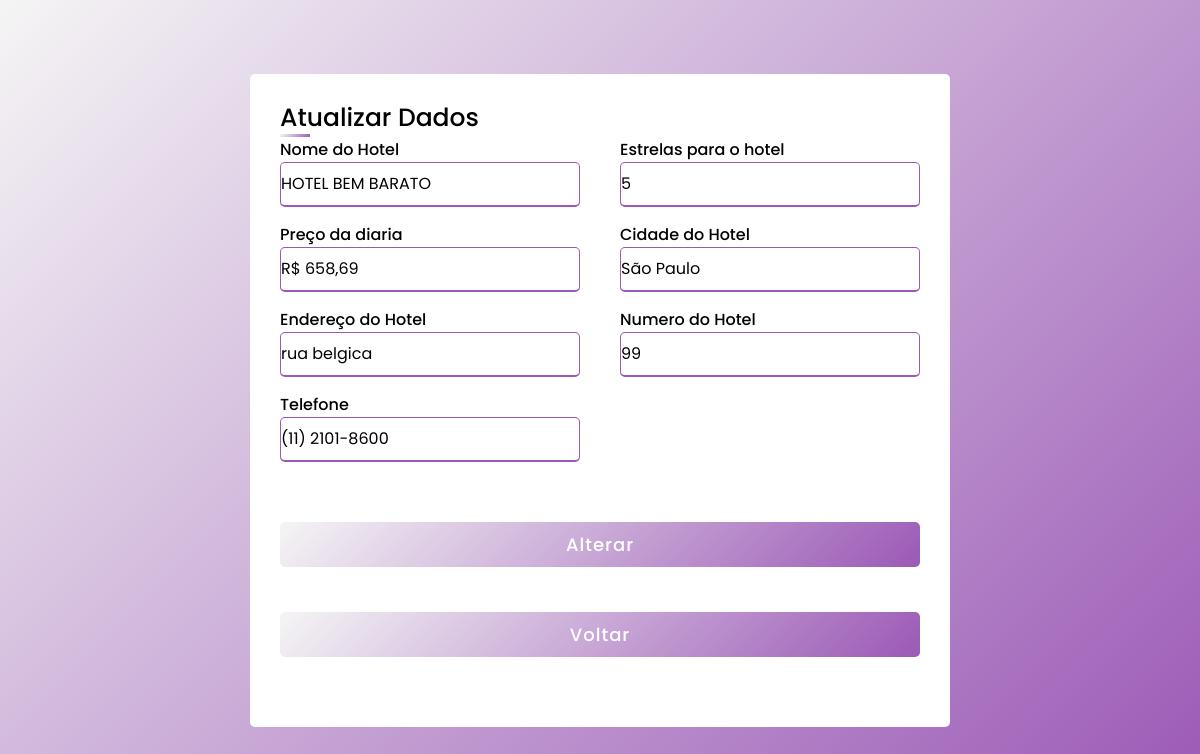
The page /atualizar/1 on the database as committed earlier.
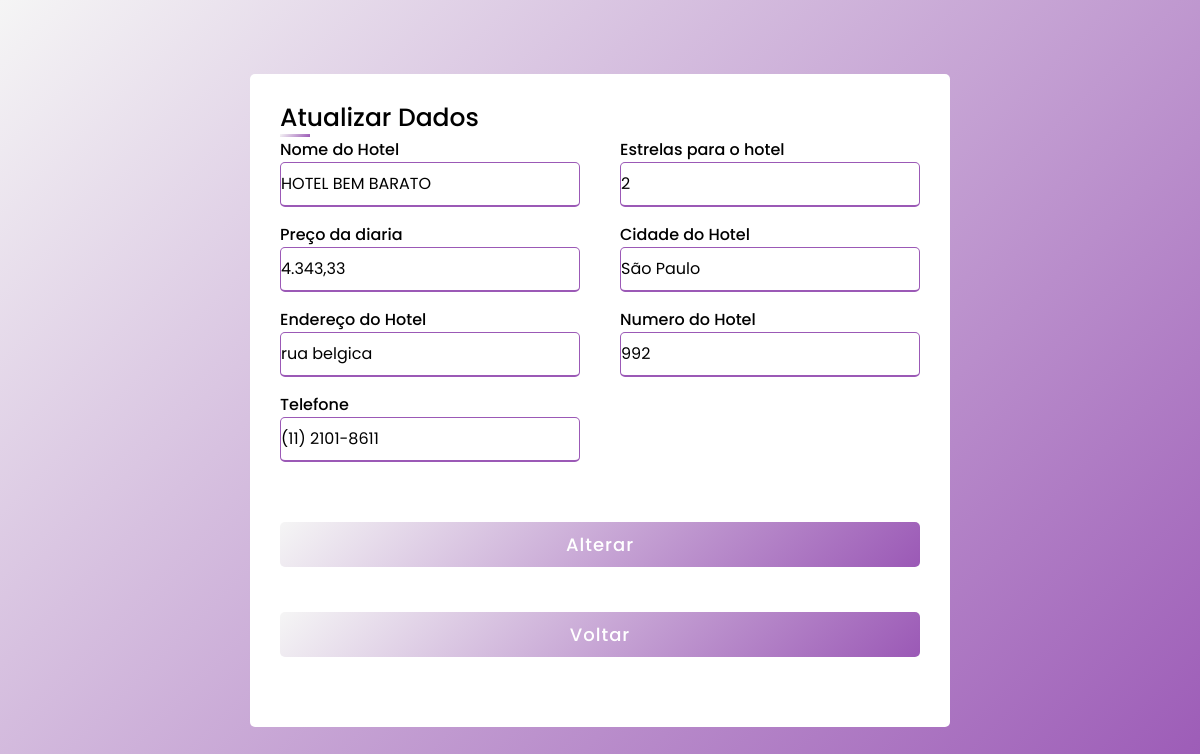
The same page on the database as committed later.
### app.py (models this page shows, shortened)
class HotelModel (banco.Model):
    __tablename__ = 'hoteis'
    hotel_id = banco.Column(banco.Integer, primary_key=True, autoincrement=True)
    nome = banco.Column(banco.String(80), nullable=False)
    estrela = banco.Column(banco.String(4), nullable=False)
    diaria = banco.Column(banco.String(10), nullable=False)
    cidade = banco.Column(banco.String(80), nullable=False)
    endereco = banco.Column(banco.String(100), nullable=False)
    numero = banco.Column(banco.Integer, nullable=False)
    cnpj = banco.Column(banco.String(18), unique=True)
    telefone_contato = banco.Column(banco.String(15), nullable=False)

### app.py (the view, shortened to what this page needs)
@app.route("/atualizar/<int:id>", methods=['GET', 'POST'])
def atualizar(id):
    hotel = HotelModel.query.filter_by(hotel_id=id).first()
    return render_template("atualizar.html", hotel=hotel)

### templates/atualizar.html (shortened to what this page needs)
<!DOCTYPE html>
<html>
<head>
    <link rel="stylesheet" href="{{ url_for('static', filename='css/styleregistros.css') }}">
</head>
<body>
<div class="container">
    <div class="title">Atualizar Dados</div>
            <form action="" method="POST" id="formulario">
                <div class="user-details">
                    <div class="input-box">
                        <span class="details">Nome do Hotel</span>
                        <input type="text" name="nome" placeholder="Nome do Hotel" value="{{ hotel.nome}}">
                    </div>
                    <div class="input-box">
                        <span class="details">Estrelas para o hotel</span>
                        <input type="text" name="estrela" placeholder="Estrelas do Hotel" value="{{ hotel.estrela }}" oninput="validarEntrada(event)">
                    </div>
                    <div class="input-box">
                        <span class="details">Preço da diaria</span>
                        <input ttype="text" name="diaria" id="diaria" placeholder="Valor da Diaria" value="{{ hotel.diaria}}">
                    </div>
                    <div class="input-box">
                        <span class="details">Cidade do Hotel</span>
                        <input type="text" name="cidade" placeholder="Digite a cidade" value="{{ hotel.cidade}}">
                    </div>
                    <div class="input-box">
                        <span class="details">Endereço do Hotel</span>
                        <input type="text" name="endereco" placeholder="Digite o endereço do Hotel " value="{{ hotel.endereco }}">
                    </div>
                    <div class="input-box">
                        <span class="details">Numero do Hotel</span>
                        <input type="number" oninput="limitarDigitos(this, 4)" name="numero" placeholder="Digite o numero do endereço do Hotel" value="{{ hotel.numero }}">
                    </div>
                    <div class="input-box">
                        <span class="details">Telefone</span>
                        <input type="text"  name="telefone_contato" id="telefone" placeholder="(XX) XXXX-XXXX" required maxlength="14" value="{{ hotel.telefone_contato }}">
                    </div>
                </div>
            <div class="button">
                <input type="submit" value="Alterar">
            </div>
                <div class="button2">
                <input type="submit" onclick="location.href = 'http://127.0.0.1:5000/lista';" value="Voltar">
            </div>
            </form>
</div>
</body>
</html>

Rows that differ between the two databases and show on the page:
changed HotelModel "HOTEL BEM BARATO": estrela "5" → "2"; diaria "R$ 658,69" → "4.343,33"; numero "99" → "992"; telefone_contato "(11) 2101-8600" → "(11) 2101-8611"
